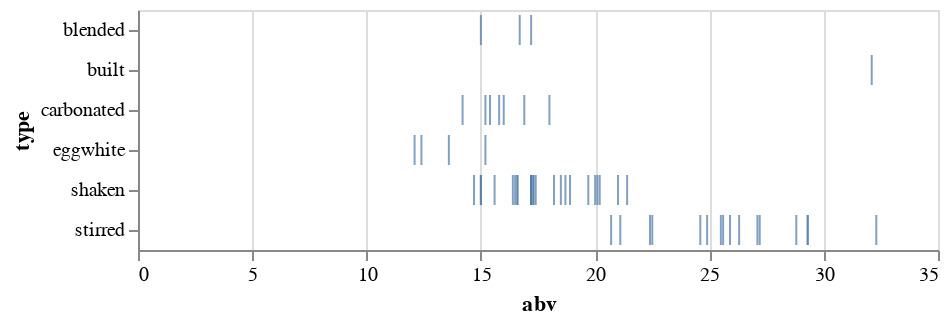

The code cell stored with this chart in its notebook:
### Markdown cell above
#### Tick

### Code cell
alt.Chart(cocktails).mark_tick().encode(
    x='abv',
    y='type'
)

### Figure 1 — Vega-Lite specification as saved in the notebook (floating-point values rounded to 4 significant figures)
{"config": {"view": {"continuousWidth": 400, "continuousHeight": 300}}, "data": {"name": "data-eef8cdb9f814de562d6e0a7156484812"}, "mark": "tick", "encoding": {"x": {"field": "abv", "type": "quantitative"}, "y": {"field": "type", "type": "nominal"}}, "$schema": "https://vega.github.io/schema/vega-lite/v4.17.0.json", "datasets": {"data-eef8cdb9f814de562d6e0a7156484812": [{"name": "Pisco Sour", "abv": 12.1, "acid": 0.68, "sugar": 7.2, "type": "eggwhite", "index": 5, "instructions": "Dry shake, shake with ice, coupe. Add 3 drops of Anostura or Amargo Chuncho.", "ingredients": "2 oz pisco (40% abv)<br/>1 oz egg white<br/>3/4 oz lime juice<br/>3/4 oz simple syrup", "ncotw": "not yet"}, {"name": "Pink Lady", "abv": 12.4, "acid": 0.64, "sugar": 9.0, "type": "eggwhite", "index": 6, "instructions": "Dry shake, shake with ice, coupe.", "ingredients": "1 1/2 oz Plymouth gin<br/>1 oz egg white<br/>3/4 oz lemon juice<br/>1/2 oz Grenadine<br/>1/2 oz simple syrup<br/>1/2 oz Lairds Applejack Bottled in Bond", "ncotw": "not yet"}, {"name": "Clover Club", "abv": 13.6, "acid": 0.49, "sugar": 6.7, "type": "eggwhite", "index": 7, "instructions": "Dry shake, shake with ice, coupe. Garnish with a raspberry", "ingredients": "2 oz Plymouth gin<br/>1 oz egg white<br/>1/2 oz Dolin dry vermouth<br/>1/2 oz raspberry syrup<br/>1/2 oz lemon juice<br/>1 oz egg white", "ncotw": "<a href=\"https://www.reddit.com/r/cocktails/comments/1go8m1/not_cocktail_of_the_week_24_clover_club/\">#24</a>"}, {"name": "Whiskey Sour", "abv": 15.2, "acid": 0.53, "sugar": 7.1, "type": "eggwhite", "index": 8, "instructions": "Dry shake, shake with ice, coupe.", "ingredients": "2 oz rye (50% abv)<br/>3/4 oz simple syrup<br/>0.625 oz lemon juice<br/>2 drops saline solution<br/>1 oz egg white", "ncotw": "not yet"}, {"name": "Daiquiri with More Lime", "abv": 14.7, "acid": 0.94, "sugar": 8.7, "type": "shaken", "index": 9, "instructions": "Shake, coupe.", "ingredients": "2 oz white rum (40% abv)<br/>0.875 oz lime juice<br/>3/4 oz simple syrup", "ncotw": "<a href=\"https://www.reddit.com/r/cocktails/comments/1i0sbt/not_cocktail_of_the_week_27_daiquiri/\">#27</a>"}, {"name": "Honeysuckle", "abv": 15.0, "acid": 0.85, "sugar": 8.9, "type": "shaken", "index": 10, "instructions": "Shake, coupe. Garnish with lime wheel.", "ingredients": "2 oz white rum (40% abv)<br/>3/4 oz lime juice<br/>3/4 oz honey syrup", "ncotw": "<a href=\"https://www.reddit.com/r/cocktails/comments/1kd90i/not_cocktail_of_the_week_32_bees_knees/\">#32</a>"}, {"name": "Classic Daiquiri", "abv": 15.0, "acid": 0.85, "sugar": 8.9, "type": "shaken", "index": 11, "instructions": "Shake, coupe.", "ingredients": "2 oz white rum (40% abv)<br/>3/4 oz lime juice<br/>3/4 oz simple syrup", "ncotw": "<a href=\"https://www.reddit.com/r/cocktails/comments/1i0sbt/not_cocktail_of_the_week_27_daiquiri/\">#27</a>"}, {"name": "Blood and Sand", "abv": 15.6, "acid": 0.19, "sugar": 8.0, "type": "shaken", "index": 12, "instructions": "Shake, coupe. (Optionally flamed) orange twist.", "ingredients": "1 oz Scotch (43% abv)<br/>3/4 oz Cherry Herring<br/>3/4 oz sweet vermouth<br> 1/2 oz orange jucie", "ncotw": "<a href=\"https://www.reddit.com/r/cocktails/comments/1yds2e/not_cocktail_of_the_week_59_blood_and_sand/\">#59</a>"}, {"name": "Alexander", "abv": 16.4, "acid": 0.0, "sugar": 3.1, "type": "shaken", "index": 13, "instructions": "Shake, coupe. Grated nutmeg.", "ingredients": "2 oz Cognac (41% abv)<br/>1 oz heavy cream<br/>1/4 oz Demerara syrup", "ncotw": "not yet"}, {"name": "Hemingway Daiquiri", "abv": 16.5, "acid": 0.98, "sugar": 5.1, "type": "shaken", "index": 14, "instructions": "Shake, coupe. Garnish with lime wheel.", "ingredients": "2 oz white rum (40% abv)<br/>3/4 oz lime juice<br/>1/2 oz grapefruit juice<br/>1/2 oz Luxardo Maraschino<br/>2 drops saline solution", "ncotw": "<a href=\"https://www.reddit.com/r/cocktails/comments/1i0sbt/not_cocktail_of_the_week_27_daiquiri/\">#27</a>"}, {"name": "Brown Derby", "abv": 16.6, "acid": 0.44, "sugar": 7.6, "type": "shaken", "index": 15, "instructions": "Shake, coupe. Express and discard grapefruit twist.", "ingredients": "2 oz bourbon (45% abv)<br/>1 oz grapefruit juice<br/>1/2 oz honey syrup", "ncotw": "<a href=\"https://www.reddit.com/r/cocktails/comments/2a9ow3/not_cocktail_of_the_week_79_brown_derby/\">#79</a>"}, {"name": "Cosmopolitan (Modern/Bastardized)", "abv": 16.6, "acid": 1.05, "sugar": 5.5, "type": "shaken", "index": 16, "instructions": "Shake, coupe. Express and discard (optionally flamed) orange twist.", "ingredients": "1 1/2 oz Absolut Citron vodka<br/>3/4 oz Cointreau<br/>3/4 oz cranberry juice<br/>1/2 oz lime juice", "ncotw": "not yet"}, {"name": "Gold Rush", "abv": 17.2, "acid": 0.83, "sugar": 8.7, "type": "shaken", "index": 17, "instructions": "Shake, server over large rock.", "ingredients": "2 oz bourbon (47% abv)<br/>3/4 oz lemon juice<br/>3/4 oz honey syrup", "ncotw": "not yet"}, {"name": "Southside", "abv": 17.2, "acid": 0.83, "sugar": 8.7, "type": "shaken", "index": 18, "instructions": "Shake with handful mint, coupe. Garnish with mint.", "ingredients": "2 oz gin (47% abv)<br/>3/4 oz lemon juice<br/>3/4 oz simple syrup", "ncotw": "<a href=\"https://www.reddit.com/r/cocktails/comments/1jfrqi/not_cocktail_of_the_week_30_southside_and/\">#30</a>"}, {"name": "Bee's Knees", "abv": 17.2, "acid": 0.83, "sugar": 8.7, "type": "shaken", "index": 19, "instructions": "Shake, coupe. Garnish with lemon wheel.", "ingredients": "2 oz gin (47% abv)<br/>3/4 oz lemon juice<br/>3/4 oz honey syrup", "ncotw": "<a href=\"https://www.reddit.com/r/cocktails/comments/1kd90i/not_cocktail_of_the_week_32_bees_knees/\">#32</a>"}, {"name": "20th Century Cocktail", "abv": 17.3, "acid": 0.85, "sugar": 6.5, "type": "shaken", "index": 20, "instructions": "Shake, coupe.", "ingredients": "1 1/2 oz gin (47% abv)<br/>3/4 oz lemon juice<br/>3/4 oz white crme de cacao<br/>3/4 oz Lillet Blanc", "ncotw": "<a href=\"https://www.reddit.com/r/cocktails/comments/2377jm/not_cocktail_of_the_week_67_the_20th_century/\">#67</a>"}, {"name": "Fresh Lime Gimlet", "abv": 17.3, "acid": 0.82, "sugar": 8.7, "type": "shaken", "index": 21, "instructions": "Shake, coupe. Garnish with lime wheel.", "ingredients": "2 oz gin (47.4% abv)<br/>3/4 oz lime juice<br/>3/4 oz simple syrup", "ncotw": "<a href=\"https://www.reddit.com/r/cocktails/comments/28i1dn/not_cocktail_of_the_week_76_gimlet/\">#76</a>"}, {"name": "Corpse Reviver #2", "abv": 17.4, "acid": 1.03, "sugar": 5.7, "type": "shaken", "index": 22, "instructions": "Shake, coupe. Express and discard orange twist.", "ingredients": "3/4 oz lemon juice<br/>3/4 oz gin (47% abv)<br/>3/4 oz Cointreau<br/>3/4 oz Lillet Blanc", "ncotw": "<a href=\"https://www.reddit.com/r/cocktails/comments/1779xr/ncotw_3_corpse_reviver_2/\">#3</a>"}, {"name": "Jack Rose", "abv": 18.2, "acid": 0.81, "sugar": 8.5, "type": "shaken", "index": 23, "instructions": "Shake, coupe.", "ingredients": "2 oz apple brandy (50% abv)<br/>3/4 oz Grenadine<br/>3/4 oz lemon juice<br>1 dash Angostura bitters", "ncotw": "<a href=\"https://www.reddit.com/r/cocktails/comments/1bnysd/not_cocktail_of_the_week_13_jack_rose/\">#13</a>"}, {"name": "Margarita", "abv": 18.5, "acid": 0.76, "sugar": 6.0, "type": "shaken", "index": 24, "instructions": "Shake, coupe (optionally salted rim).", "ingredients": "2 oz blanco tequila (40% abv)<br/>3/4 oz lime juice<br/>3/4 oz Cointreau<br/>1/4 oz simple syrup<br/>5 drops saline solution", "ncotw": "not yet"}, {"name": "Aviation", "abv": 18.7, "acid": 0.81, "sugar": 5.1, "type": "shaken", "index": 25, "instructions": "Shake, coupe.", "ingredients": "2 oz Plymouth gin<br/>3/4 oz lemon juice<br/>1/2 oz Luxardo Maraschino<br/>1/4 oz crem de violette", "ncotw": "not yet"}, {"name": "Sidecar", "abv": 18.9, "acid": 0.76, "sugar": 6.0, "type": "shaken", "index": 26, "instructions": "Shake, coupe. Express and discard orange twist.", "ingredients": "2 oz Cognac (41% abv)<br/>3/4 oz Cointreau<br/>3/4 oz lemon juice<br/>1/4 oz simple syrup", "ncotw": "<a href=\"https://www.reddit.com/r/cocktails/comments/19cmfw/not_cocktail_of_the_week_8_sidecar/\">#8</a>"}, {"name": "Champs-Elysses", "abv": 19.7, "acid": 0.8, "sugar": 5.2, "type": "shaken", "index": 27, "instructions": "Shake, coupe. Express and discard lemon twist.", "ingredients": "2 oz Cognac (41% abv)<br/>3/4 oz lemon juice<br/>1/2 oz Green Chartreuse<br/>1/4 oz simple syrup<br/>1 dash Angostura bitters", "ncotw": "<a href=\"https://www.reddit.com/r/cocktails/comments/209moq/not_cocktail_of_the_week_62_champs_%C3%A9lys%C3%A9es/\">#62</a>"}, {"name": "Last Word", "abv": 20.0, "acid": 0.92, "sugar": 9.6, "type": "shaken", "index": 28, "instructions": "Shake, coupe.", "ingredients": "3/4 oz lime juice<br/>3/4 oz Green Chartreuse<br/>3/4 oz Luxardo Marschino<b4/>3/4 oz Plymouth gin<br/>2 drop saline", "ncotw": "<a href=\"https://www.reddit.com/r/cocktails/comments/14c11h/cocktail_of_the_week_1_last_word/\">COTW #1</a>"}, {"name": "Between the Sheets", "abv": 20.1, "acid": 0.58, "sugar": 4.5, "type": "shaken", "index": 29, "instructions": "Shake, coupe. Express and discard lemon twist.", "ingredients": "1 1/2 oz Cognac (41% abv)<br/>3/4 oz Curacao<br/>1/2 oz white rum (40% abv)<br/>1/2 oz lemon juice", "ncotw": "<a href=\"https://www.reddit.com/r/cocktails/comments/1xqbox/not_cocktail_of_the_week_58_between_the_sheets/\">#58</a>"}, {"name": "Brady Crusta", "abv": 20.2, "acid": 0.58, "sugar": 7.6, "type": "shaken", "index": 30, "instructions": "Shake, coupe (sugar-rimmed). Large lemon spiral.", "ingredients": "2 oz Cognac (41% abv)<br/>1/2 oz Curacao<br/>1/2 oz lemon juice<br/>1/4 oz Luxardo Maraschino", "ncotw": "not yet"}, {"name": "Pegu Club", "abv": 21.0, "acid": 0.78, "sugar": 4.2, "type": "shaken", "index": 31, "instructions": "Shake, coupe. Garnish with lime wheel.", "ingredients": "2 oz gin (47.3% abv)<br/>3/4 oz lime juice<br/>3/4 oz Curacao<br/>1 dash orange bitters<br/>1 dash Angostura bitters", "ncotw": "<a href=\"https://www.reddit.com/r/cocktails/comments/1c3psn/not_cocktail_of_the_week_14_pegu_club/\">#14</a>"}, {"name": "Blinker", "abv": 21.4, "acid": 0.39, "sugar": 4.1, "type": "shaken", "index": 32, "instructions": "Shake, coupe.", "ingredients": "2 oz rye (50% abv)<br/>3/4 oz grapefruit juice<br/>1 bsp raspberry syrup", "ncotw": "not yet"}, {"name": "Negroni", "abv": 20.7, "acid": 0.14, "sugar": 9.4, "type": "stirred", "index": 33, "instructions": "Stir. Coupe or over a large rock. Orange or grapefruit twist.", "ingredients": "1 oz sweet vermouth<br/>1 oz gin (47.3% abv)<br/>1 oz Campari", "ncotw": "<a href=\"https://www.reddit.com/r/cocktails/comments/1aoe1c/not_cocktail_of_the_week_11_negroni/\">#11</a>"}, {"name": "Blackthorn", "abv": 21.1, "acid": 0.1, "sugar": 6.3, "type": "stirred", "index": 34, "instructions": "Stir, coupe. Orange twist.", "ingredients": "1 1/2 oz Plymouth gin<br/>3/4 oz sweet vermouth<br/>3/4 oz sloe gin<br/>2 dashes orange bitters", "ncotw": "not yet"}, {"name": "Hanky Panky", "abv": 22.4, "acid": 0.2, "sugar": 5.6, "type": "stirred", "index": 35, "instructions": "Stir, coupe. Orange twist.", "ingredients": "1 1/2 oz sweet vermouth<br/>1 1/2 oz gin (47% abv)<br/>1 bsp Fernet Branca", "ncotw": "<a href=\"https://www.reddit.com/r/cocktails/comments/5c2njb/not_cocktail_of_the_week_123_hanky_panky/\">#123</a>"}, {"name": "Martinez", "abv": 22.5, "acid": 0.13, "sugar": 6.6, "type": "stirred", "index": 36, "instructions": "Stir, coupe. Lemon twist.", "ingredients": "2 oz Old Tom gin (40% abv)<br/>1 oz sweet vermouth<br/>1/4 oz Luxardo Maraschino<br/>1 dash Angostura bitters<br/>1 dash orange bitters", "ncotw": "<a href=\"https://www.reddit.com/r/cocktails/comments/1ck6v2/not_cocktail_of_the_week_15_martinez/\">#15</a>"}, {"name": "Manhatan (Boubon, 45% abv)", "abv": 24.6, "acid": 0.14, "sugar": 3.7, "type": "stirred", "index": 37, "instructions": "Stir, coupe. Orange twist or cherry.", "ingredients": "2 oz bourbon (45% abv)<br/>1 oz sweet vermouth<br/>2 dashes Angostura bitters", "ncotw": "<a href=\"https://www.reddit.com/r/cocktails/comments/16pciv/not_cocktail_of_the_week_2_the_manhattan/\">#2</a>"}, {"name": "Bobby Burns", "abv": 24.9, "acid": 0.1, "sugar": 4.2, "type": "stirred", "index": 38, "instructions": "Stir, coupe. Lemon twist.", "ingredients": "2 oz Scotch (43% abv)<br/>3/4 oz sweet vermouth<br/>1/4 oz Benedictine", "ncotw": "<a href=\"https://www.reddit.com/r/cocktails/comments/169jv7/cocktail_of_the_week_3_bobby_burns/\">#1</a>"}, {"name": "Rob Roy", "abv": 25.5, "acid": 0.09, "sugar": 2.5, "type": "stirred", "index": 39, "instructions": "Stir, coupe. Lemon twist.", "ingredients": "2.5 oz Scotch (43% abv)<br/>3/4 oz sweet vermouth<br/>2 dashes Angostura bitters", "ncotw": "<a href=\"https://www.reddit.com/r/cocktails/comments/2owdug/not_cocktail_of_the_week_101_rob_roy/\">#101</a>"}, {"name": "Old Pal", "abv": 25.6, "acid": 0.09, "sugar": 4.0, "type": "stirred", "index": 40, "instructions": "Stir, coupe.", "ingredients": "2 oz rye (50% abv)<br/>3/4 oz Campari<br/>3/4 oz dry vermouth", "ncotw": "<a href=\"https://www.reddit.com/r/cocktails/comments/2sfsns/not_cocktail_of_the_week_105_old_pal/\">#105</a>"}, {"name": "Vieux Carre", "abv": 25.9, "acid": 0.1, "sugar": 4.1, "type": "stirred", "index": 41, "instructions": "Stir, serve over large rock.", "ingredients": "1 oz rye (50% abv)<br/>1 oz Cognac (41% abv)<br/>3/4 oz sweet vermouth<br/>1/4 oz Benedictine<br/>1 dash Angostura bitters<br/>1 dash Peychaud's bitters", "ncotw": "<a href=\"https://www.reddit.com/r/cocktails/comments/1a8cs5/not_cocktail_of_the_week_10_vieux_carr%C3%A9/\">#10</a>"}, {"name": "Brooklyn", "abv": 26.3, "acid": 0.06, "sugar": 4.2, "type": "stirred", "index": 42, "instructions": "Stir, coupe. Garnish with cherry.", "ingredients": "2 oz rye (50% abv)<br/>1/2 oz Amer Picon<br/>1/2 oz dry vermouth<br/>1/4 oz Luxardo Maraschino<br/>1 dash Angostura bitters", "ncotw": "<a href=\"https://www.reddit.com/r/cocktails/comments/2ni3ba/not_cocktail_of_the_week_99_the_brooklyn/\">#99</a>"}, {"name": "Bijou", "abv": 27.1, "acid": 0.14, "sugar": 9.3, "type": "stirred", "index": 43, "instructions": "Stir, coupe. Lemon twist or cherry.", "ingredients": "1 oz gin (47.3% abv)<br/>1 oz sweet vermouth<br/>1 oz Green Chartreuse<br/>1 dash orange bitters", "ncotw": "<a href=\"https://www.reddit.com/r/cocktails/comments/2ypbjw/not_cocktail_of_the_week_109_bijou/\">#109</a>"}, {"name": "Manhatan (Rye, 50% abv)", "abv": 27.2, "acid": 0.12, "sugar": 3.4, "type": "stirred", "index": 44, "instructions": "Stir, coupe. Orange twist or cherry.", "ingredients": "2 oz rye (50% abv)<br/>0.875 oz sweet vermouth<br/>2 dashes Angostura bitters", "ncotw": "<a href=\"https://www.reddit.com/r/cocktails/comments/16pciv/not_cocktail_of_the_week_2_the_manhattan/\">#2</a>"}, {"name": "Rusty Nail", "abv": 28.8, "acid": 0.0, "sugar": 4.1, "type": "stirred", "index": 45, "instructions": "Stir, serve over large rock. Lemon peel.", "ingredients": "2 oz Scotch (43% abv)<br/>1/2 oz Drambuie", "ncotw": "not yet"}, {"name": "Improved Whiskey Cocktail", "abv": 29.3, "acid": 0.0, "sugar": 6.5, "type": "stirred", "index": 46, "instructions": "Stir, sever over large rock in absinthe-rinsed glass. Lemon twist.", "ingredients": "2 oz rye (50% abv)<br/>1/4 oz Luxardo Maraschino<br/>1/4 oz simple syrup<br/>2 dashes Angostura bitters", "ncotw": "<a href=\"https://www.reddit.com/r/cocktails/comments/1hkxy5/not_cocktail_of_the_week_26_improved_whiskey/\">#26</a>"}, {"name": "De La Louisiane", "abv": 29.3, "acid": 0.06, "sugar": 4.5, "type": "stirred", "index": 47, "instructions": "Stir, coupe. Garnish with cherry.", "ingredients": "2 oz rye (50% abv)<br/>1/2 oz Benedictine<br/>1/2 oz sweet vermouth<br/>3 dashes Peychaud's bitters<br/>3 dashes Angostura bitters<br/>3 dashes absinthe", "ncotw": "<a href=\"https://www.reddit.com/r/cocktails/comments/2tzik7/not_cocktail_of_the_week_106_cocktail_a_la/\">#106</a>"}, {"name": "Widow's Kiss", "abv": 32.3, "acid": 0.0, "sugar": 3.7, "type": "stirred", "index": 48, "instructions": "Stir, coupe.", "ingredients": "2 oz apple brandy (50% abv)<br/>1/4 oz Benedictine<br/>1/4 oz Yellow Chartreuse", "ncotw": "<a href=\"https://www.reddit.com/r/cocktails/comments/1toslc/not_cocktail_of_the_week_51_widows_kiss/\">#51</a>"}, {"name": "Old Fashioned", "abv": 32.1, "acid": 0.0, "sugar": 7.6, "type": "built", "index": 49, "instructions": "Build over large rock in old-fashioned glass. Orange twist.", "ingredients": "2 oz bourbon<br/>3/8 oz simple syrup<br/>2 dashes Angostura bitters", "ncotw": "<a href=\"https://www.reddit.com/r/cocktails/comments/1u7nb3/not_cocktail_of_the_week_52_oldfashioned/\">#52</a>"}, {"name": "Blender Daiquiri", "abv": 15.0, "acid": 0.57, "sugar": 8.1, "type": "blended", "index": 50, "instructions": "Blend with 120 g ice, strain, coupe.", "ingredients": "2 1/2 oz water<br/>2 1/4 oz sugard 80-proof rum<br/>1/2 oz lime juice<br/>4 drops saline solution", "ncotw": "not yet"}, {"name": "Blender Margarita", "abv": 17.2, "acid": 0.57, "sugar": 7.9, "type": "blended", "index": 51, "instructions": "Blend with 120 g ice, strain, coupe.", "ingredients": "2 1/2 oz water<br/>1 oz Cointreau<br/>3/4 oz white mezcal<br/>1/2 oz Yellow Chartreuse<br/>1/2 oz lime juice<br/>10 drops Hellfire bitters", "ncotw": "not yet"}, {"name": "Blender Whiskey Sour", "abv": 16.7, "acid": 0.61, "sugar": 7.8, "type": "blended", "index": 52, "instructions": "Blend with 120 g ice, strain, coupe.", "ingredients": "2 1/2 oz water<br/>2 oz sugared 100-proof rye<br/>1/2 oz lemon juice<br/>1/4 oz orange juice<br/>4 drops saline solution", "ncotw": "not yet"}, {"name": "Carbonated Margarita", "abv": 14.2, "acid": 0.44, "sugar": 7.1, "type": "carbonated", "index": 53, "instructions": "Chill, carbonate.", "ingredients": "2 1/2 oz water<br/>2 oz blanco tequila (40% abv)<br/>5/8 oz simple syrip<br/>3/8 oz clarified lime juice<br/>4 drops saline solution", "ncotw": "not yet"}, {"name": "Carbonated Whiskey Sour", "abv": 15.2, "acid": 0.44, "sugar": 7.2, "type": "carbonated", "index": 54, "instructions": "Chill, carbonate.", "ingredients": "5/8 oz water<br/>1 3/4 oz bourbon<br/>5/8 oz simple syrup<br/>3/8 oz clarified lime juice<br/>2 drops saline solution", "ncotw": "not yet"}, {"name": "Gin and Tonic (Dry)", "abv": 15.4, "acid": 0.41, "sugar": 4.9, "type": "carbonated", "index": 55, "instructions": "Chill, carbonate.", "ingredients": "7/8 oz water<br/>1 3/4 oz gin (47.3% abv)<br/>3/8 oz quinine simple syrup<br/>3/8 oz clarified lime juice<br/>2 drops saline solution", "ncotw": "not yet"}, {"name": "Carbonated Negroni", "abv": 16.0, "acid": 0.38, "sugar": 7.3, "type": "carbonated", "index": 56, "instructions": "Chill, carbonate. Express and discard grapefruit twist.", "ingredients": "2 1/4 oz water<br/>1 oz sweet vermouth<br/>1 oz gin  (47.3% abv)<br/>1 oz Campari<br/>1/4 oz clarified lime juice or champagne acid<br/>2 drops saline solution", "ncotw": "not yet"}, {"name": "Gin and Juice Centrifuge", "abv": 15.8, "acid": 0.91, "sugar": 7.2, "type": "carbonated", "index": 57, "instructions": "Chill, carbonate.", "ingredients": "1 6/8 oz centrifuge-clarified grapefruit juice<br/>1 6/8 oz gin<br/>1 3/8 oz water<br/>3/8 oz simple<br/>4 dashes champagne acid", "ncotw": "not yet"}, {"name": "Gin and Juice Agar", "abv": 16.9, "acid": 1.15, "sugar": 5.0, "type": "carbonated", "index": 58, "instructions": "Chill, carbonate.", "ingredients": "2 5/8 oz agar-clarified grapefruit juice<br/>2 oz gin<br/>7/8 oz water<br/>2 drops saline solution", "ncotw": "not yet"}, {"name": "Chartruth", "abv": 18.0, "acid": 0.51, "sugar": 8.3, "type": "carbonated", "index": 59, "instructions": "Chill, carbonate.", "ingredients": "3 1/4 oz water<br/>1 3/4 oz Green Chartreuse<br/>1/2 oz clarified lime juice", "ncotw": "not yet"}]}}
